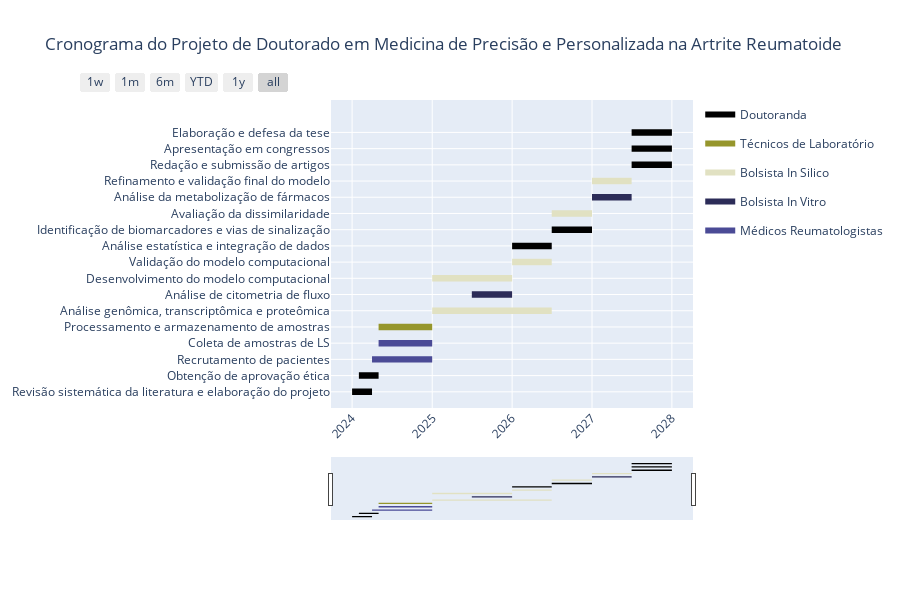

The notebook cell this image was saved under:
### Code cell
import plotly.figure_factory as ff
import pandas as pd

# Dados do cronograma
df = pd.DataFrame(
    [
        dict(Task="Revisão sistemática da literatura e elaboração do projeto", Start="2024-01-01", Finish="2024-04-01", Resource="Doutoranda"),
        dict(Task="Obtenção de aprovação ética", Start="2024-02-01", Finish="2024-05-01", Resource="Doutoranda"),
        dict(Task="Recrutamento de pacientes", Start="2024-04-01", Finish="2025-01-01", Resource="Médicos Reumatologistas"),
        dict(Task="Coleta de amostras de LS", Start="2024-05-01", Finish="2025-01-01", Resource="Médicos Reumatologistas"),
        dict(Task="Processamento e armazenamento de amostras", Start="2024-05-01", Finish="2025-01-01", Resource="Técnicos de Laboratório"),
        dict(Task="Análise genômica, transcriptômica e proteômica", Start="2025-01-01", Finish="2026-07-01", Resource="Bolsista In Silico"),
        dict(Task="Análise de citometria de fluxo", Start="2025-07-01", Finish="2026-01-01", Resource="Bolsista In Vitro"),
        dict(Task="Desenvolvimento do modelo computacional", Start="2025-01-01", Finish="2026-01-01", Resource="Bolsista In Silico"),
        dict(Task="Validação do modelo computacional", Start="2026-01-01", Finish="2026-07-01", Resource="Bolsista In Silico"),
        dict(Task="Análise estatística e integração de dados", Start="2026-01-01", Finish="2026-07-01", Resource="Doutoranda"),
        dict(Task="Identificação de biomarcadores e vias de sinalização", Start="2026-07-01", Finish="2027-01-01", Resource="Doutoranda"),
        dict(Task="Avaliação da dissimilaridade", Start="2026-07-01", Finish="2027-01-01", Resource="Bolsista In Silico"),
        dict(Task="Análise da metabolização de fármacos", Start="2027-01-01", Finish="2027-07-01", Resource="Bolsista In Vitro"),
        dict(Task="Refinamento e validação final do modelo", Start="2027-01-01", Finish="2027-07-01", Resource="Bolsista In Silico"),
        dict(Task="Redação e submissão de artigos", Start="2027-07-01", Finish="2028-01-01", Resource="Doutoranda"),
        dict(Task="Apresentação em congressos", Start="2027-07-01", Finish="2028-01-01", Resource="Doutoranda"),
        dict(Task="Elaboração e defesa da tese", Start="2027-07-01", Finish="2028-01-01", Resource="Doutoranda"),
    ]
)

# Ajustar os valores únicos da coluna "Resource"
resources = df["Resource"].unique()

# Criação do gráfico de Gantt
fig = ff.create_gantt(
    df,
    colors= {r: f"rgb({(i*75)%256}, {(i*75)%256}, {(i*150)%256})" for i, r in enumerate(resources)}, # O operador % 256 (módulo) garante que os valores de RGB fiquem dentro do intervalo válido de 0 a 255.
    index_col="Resource",
    title="Cronograma do Projeto de Doutorado em Medicina de Precisão e Personalizada na Artrite Reumatoide",
    show_colorbar=True,
    bar_width=0.2,
    showgrid_x=True,
    showgrid_y=True,
)

# Personalização do layout
fig.update_layout(
    xaxis_tickangle=-45, 
    xaxis=dict(
        rangeslider=dict(visible=True),
        type="date"  # Defina o tipo do eixo x como data
    ),
)

# Exibir o gráfico
fig.show()

### Figure 1 — Plotly figure (JSON) as saved in the notebook; plotly's stock layout.template omitted (floating-point values rounded to 4 significant figures)
{"data": [{"fill": "toself", "fillcolor": "rgb(0, 0, 0)", "hoverinfo": "name", "legendgroup": "rgb(0, 0, 0)", "mode": "none", "name": "Doutoranda", "type": "scatter", "x": ["2024-01-01", "2024-04-01", "2024-04-01", "2024-01-01", "2024-01-01", "2024-02-01", "2024-05-01", "2024-05-01", "2024-02-01", "2024-02-01", "2026-01-01", "2026-07-01", "2026-07-01", "2026-01-01", "2026-01-01", "2026-07-01", "2027-01-01", "2027-01-01", "2026-07-01", "2026-07-01", "2027-07-01", "2028-01-01", "2028-01-01", "2027-07-01", "2027-07-01", "2027-07-01", "2028-01-01", "2028-01-01", "2027-07-01", "2027-07-01", "2027-07-01", "2028-01-01", "2028-01-01", "2027-07-01"], "y": [-0.2, -0.2, 0.2, 0.2, null, 0.8, 0.8, 1.2, 1.2, null, 8.8, 8.8, 9.2, 9.2, null, 9.8, 9.8, 10.2, 10.2, null, 13.8, 13.8, 14.2, 14.2, null, 14.8, 14.8, 15.2, 15.2, null, 15.8, 15.8, 16.2, 16.2]}, {"fill": "toself", "fillcolor": "rgb(150, 150, 44)", "hoverinfo": "name", "legendgroup": "rgb(150, 150, 44)", "mode": "none", "name": "Técnicos de Laboratório", "type": "scatter", "x": ["2024-05-01", "2025-01-01", "2025-01-01", "2024-05-01"], "y": [3.8, 3.8, 4.2, 4.2]}, {"fill": "toself", "fillcolor": "rgb(225, 225, 194)", "hoverinfo": "name", "legendgroup": "rgb(225, 225, 194)", "mode": "none", "name": "Bolsista In Silico", "type": "scatter", "x": ["2025-01-01", "2026-07-01", "2026-07-01", "2025-01-01", "2025-01-01", "2025-01-01", "2026-01-01", "2026-01-01", "2025-01-01", "2025-01-01", "2026-01-01", "2026-07-01", "2026-07-01", "2026-01-01", "2026-01-01", "2026-07-01", "2027-01-01", "2027-01-01", "2026-07-01", "2026-07-01", "2027-01-01", "2027-07-01", "2027-07-01", "2027-01-01"], "y": [4.8, 4.8, 5.2, 5.2, null, 6.8, 6.8, 7.2, 7.2, null, 7.8, 7.8, 8.2, 8.2, null, 10.8, 10.8, 11.2, 11.2, null, 12.8, 12.8, 13.2, 13.2]}, {"fill": "toself", "fillcolor": "rgb(44, 44, 88)", "hoverinfo": "name", "legendgroup": "rgb(44, 44, 88)", "mode": "none", "name": "Bolsista In Vitro", "type": "scatter", "x": ["2025-07-01", "2026-01-01", "2026-01-01", "2025-07-01", "2025-07-01", "2027-01-01", "2027-07-01", "2027-07-01", "2027-01-01"], "y": [5.8, 5.8, 6.2, 6.2, null, 11.8, 11.8, 12.2, 12.2]}, {"fill": "toself", "fillcolor": "rgb(75, 75, 150)", "hoverinfo": "name", "legendgroup": "rgb(75, 75, 150)", "mode": "none", "name": "Médicos Reumatologistas", "type": "scatter", "x": ["2024-04-01", "2025-01-01", "2025-01-01", "2024-04-01", "2024-04-01", "2024-05-01", "2025-01-01", "2025-01-01", "2024-05-01"], "y": [1.8, 1.8, 2.2, 2.2, null, 2.8, 2.8, 3.2, 3.2]}, {"legendgroup": "rgb(0, 0, 0)", "marker": {"color": "rgb(0, 0, 0)", "opacity": 0, "size": 1}, "mode": "markers", "name": "", "showlegend": false, "text": [null, null, null, null, null, null, null, null, null, null, null, null, null, null], "type": "scatter", "x": ["2024-01-01", "2024-04-01", "2024-02-01", "2024-05-01", "2026-01-01", "2026-07-01", "2026-07-01", "2027-01-01", "2027-07-01", "2028-01-01", "2027-07-01", "2028-01-01", "2027-07-01", "2028-01-01"], "y": [0, 0, 1, 1, 9, 9, 10, 10, 14, 14, 15, 15, 16, 16]}, {"legendgroup": "rgb(150, 150, 44)", "marker": {"color": "rgb(150, 150, 44)", "opacity": 0, "size": 1}, "mode": "markers", "name": "", "showlegend": false, "text": [null, null], "type": "scatter", "x": ["2024-05-01", "2025-01-01"], "y": [4, 4]}, {"legendgroup": "rgb(225, 225, 194)", "marker": {"color": "rgb(225, 225, 194)", "opacity": 0, "size": 1}, "mode": "markers", "name": "", "showlegend": false, "text": [null, null, null, null, null, null, null, null, null, null], "type": "scatter", "x": ["2025-01-01", "2026-07-01", "2025-01-01", "2026-01-01", "2026-01-01", "2026-07-01", "2026-07-01", "2027-01-01", "2027-01-01", "2027-07-01"], "y": [5, 5, 7, 7, 8, 8, 11, 11, 13, 13]}, {"legendgroup": "rgb(44, 44, 88)", "marker": {"color": "rgb(44, 44, 88)", "opacity": 0, "size": 1}, "mode": "markers", "name": "", "showlegend": false, "text": [null, null, null, null], "type": "scatter", "x": ["2025-07-01", "2026-01-01", "2027-01-01", "2027-07-01"], "y": [6, 6, 12, 12]}, {"legendgroup": "rgb(75, 75, 150)", "marker": {"color": "rgb(75, 75, 150)", "opacity": 0, "size": 1}, "mode": "markers", "name": "", "showlegend": false, "text": [null, null, null, null], "type": "scatter", "x": ["2024-04-01", "2025-01-01", "2024-05-01", "2025-01-01"], "y": [2, 2, 3, 3]}], "layout": {"height": 600, "hovermode": "closest", "showlegend": true, "title": {"text": "Cronograma do Projeto de Doutorado em Medicina de Precisão e Personalizada na Artrite Reumatoide"}, "xaxis": {"rangeselector": {"buttons": [{"count": 7, "label": "1w", "step": "day", "stepmode": "backward"}, {"count": 1, "label": "1m", "step": "month", "stepmode": "backward"}, {"count": 6, "label": "6m", "step": "month", "stepmode": "backward"}, {"count": 1, "label": "YTD", "step": "year", "stepmode": "todate"}, {"count": 1, "label": "1y", "step": "year", "stepmode": "backward"}, {"step": "all"}]}, "rangeslider": {"visible": true}, "showgrid": true, "tickangle": -45, "type": "date", "zeroline": false}, "yaxis": {"autorange": false, "range": [-1, 18], "showgrid": true, "ticktext": ["Revisão sistemática da literatura e elaboração do projeto", "Obtenção de aprovação ética", "Recrutamento de pacientes", "Coleta de amostras de LS", "Processamento e armazenamento de amostras", "Análise genômica, transcriptômica e proteômica", "Análise de citometria de fluxo", "Desenvolvimento do modelo computacional", "Validação do modelo computacional", "Análise estatística e integração de dados", "Identificação de biomarcadores e vias de sinalização", "Avaliação da dissimilaridade", "Análise da metabolização de fármacos", "Refinamento e validação final do modelo", "Redação e submissão de artigos", "Apresentação em congressos", "Elaboração e defesa da tese"], "tickvals": [0, 1, 2, 3, 4, 5, 6, 7, 8, 9, 10, 11, 12, 13, 14, 15, 16], "zeroline": false}}}
